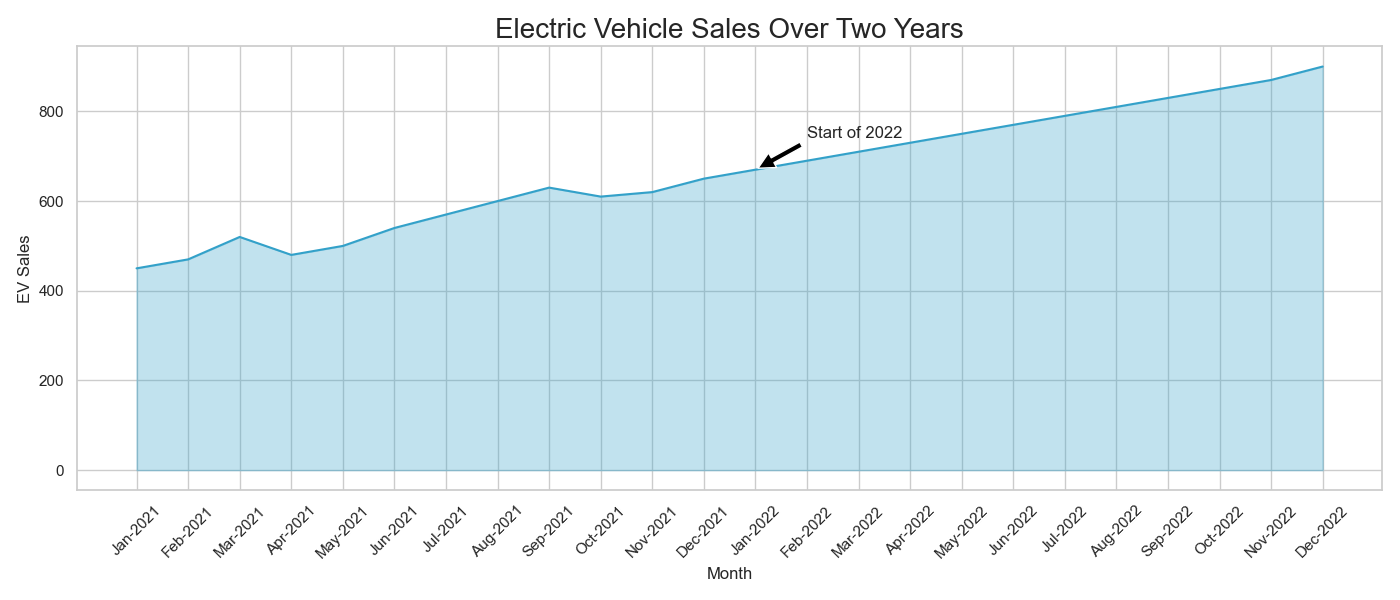

Generate this figure with Python:

import seaborn as sns
import pandas as pd
import matplotlib.pyplot as plt

# Data
data = {
    'Month': ['Jan-2021', 'Feb-2021', 'Mar-2021', 'Apr-2021', 'May-2021', 
              'Jun-2021', 'Jul-2021', 'Aug-2021', 'Sep-2021', 'Oct-2021',
              'Nov-2021', 'Dec-2021', 'Jan-2022', 'Feb-2022', 'Mar-2022',
              'Apr-2022', 'May-2022', 'Jun-2022', 'Jul-2022', 'Aug-2022',
              'Sep-2022', 'Oct-2022', 'Nov-2022', 'Dec-2022'],
    'EV_Sales': [450, 470, 520, 480, 500, 540, 570, 600, 630, 610,
                 620, 650, 670, 690, 710, 730, 750, 770, 790, 810, 
                 830, 850, 870, 900]
}

df = pd.DataFrame(data)

# Set the aesthetic style of the plots
sns.set_theme(style="whitegrid")

# Define the area chart
plt.figure(figsize=(14, 6))  # Change width and height
ax = sns.lineplot(data=df, x='Month', y='EV_Sales', color="#33A1C9")  # Specific color code
ax.fill_between(df['Month'], df['EV_Sales'], color="#33A1C9", alpha=0.3)

# Rotate x-axis labels for better readability
for item in ax.get_xticklabels():
    item.set_rotation(45)

# Add a title and labels
ax.set_title('Electric Vehicle Sales Over Two Years', fontsize=20)
ax.set_xlabel('Month', fontsize=12)
ax.set_ylabel('EV Sales', fontsize=12)

# Annotate the chart with a sample text label
ax.annotate('Start of 2022', xy=('Jan-2022', 670), xytext=('Feb-2022', 740), fontsize=12,
            arrowprops=dict(facecolor='black', shrink=0.05),
            )

# Show the plot
plt.tight_layout()
plt.show()
